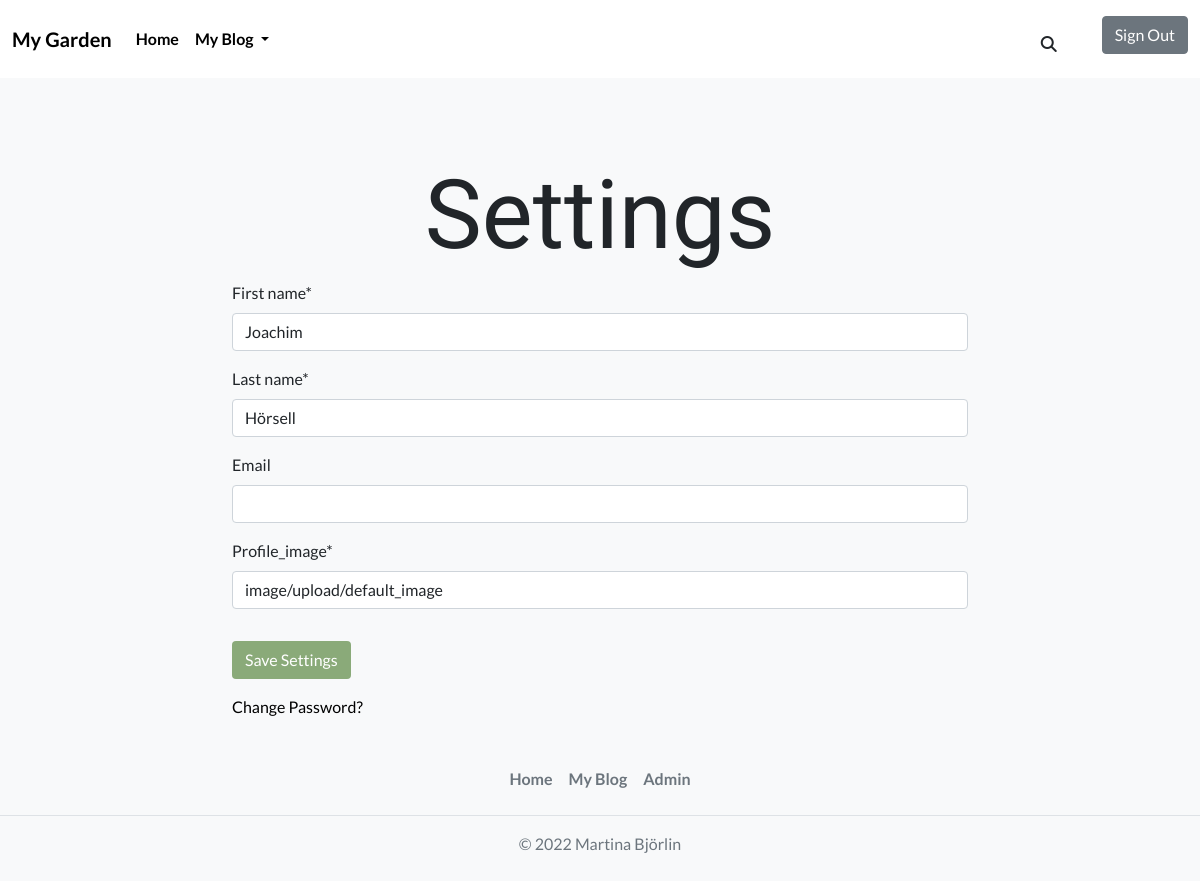
The app's page /settings/9/ (signed in), older data.
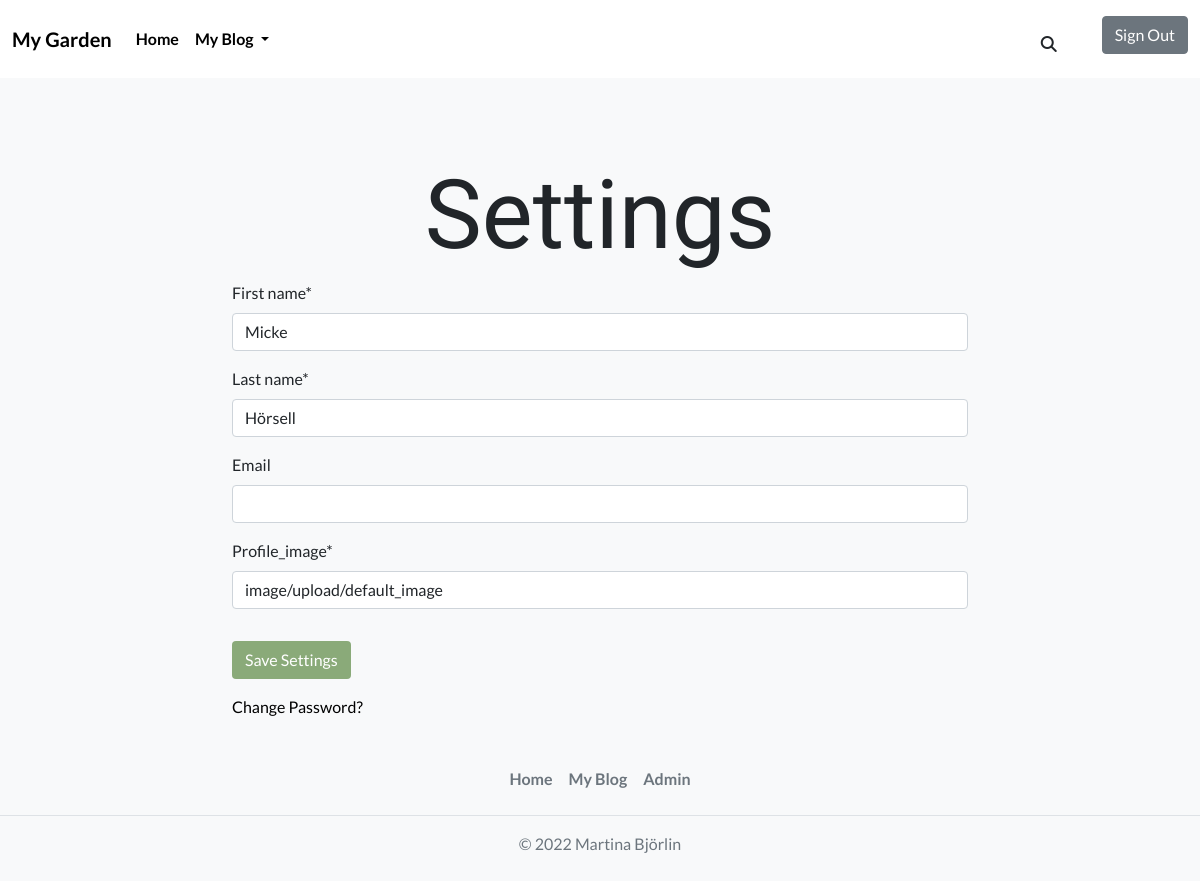
The same page, newer data.
### profiles/models.py (models this page shows, shortened)
class Profile(models.Model):
    user = models.OneToOneField(
        User,
        on_delete=models.CASCADE,
        )
    first_name = models.CharField(max_length=150)
    last_name = models.CharField(max_length=150)
    profile_img = CloudinaryField('profile_image', default='default_image')
    email = models.EmailField(blank=True, null=True, unique=True)

### profiles/views.py (the view, shortened to what this page needs)
# urls.py: path('<pk>/', views.SettingsView.as_view(), name='settings'),
class SettingsView(LoginRequiredMixin, UpdateView, SuccessMessageMixin):
    model = Profile
    form_class = SettingsForm
    template_name = 'user_settings.html'
    queryset = Profile.objects.all()
    def get_context_data(self, **kwargs):
        context = super(SettingsView, self).get_context_data(**kwargs)
        user = self.request.user.profile
        context['SettingsForm'] = Profile(
            {'first_name': user.first_name,
            'last_name':  user.last_name,
            'profile_img': user.profile_img,
            })
        return context

### profiles/forms.py
class SettingsForm(forms.ModelForm):
    class Meta:
        model = Profile
        fields = ('first_name', 'last_name', 'email', 'profile_img')

### profiles/templates/user_settings.html (shortened to what this page needs)
{% extends 'base.html' %}
{% load static %}
{% load crispy_forms_tags %}
{% block content %}
<div class="row justify-content-center">
    <div class="col-lg-8 col-md-12 col-sm-12">
        <div id="settings-wrapper">
            <h1 class="settings-header">Settings</h1>
            <form method="POST">
                {{ form |crispy}}
                <div class="d-grid d-lg-block mb-2">
                <button class="btn btn-edit mb-2 mt-3" type="submit">Save Settings</button>
                </div>
            </form>
            <a href="{% url 'account_change_password' %}">Change Password?</a>
        </div>
    </div>
</div>
{% endblock %}

### templates/base.html (shortened to what this page needs)
{% load static %}
<!DOCTYPE html>
<html lang="en">
<head>
  <link href="https://cdn.jsdelivr.net/npm/bootstrap@5.0.2/dist/css/bootstrap.min.css" rel="stylesheet"
>
  <link rel="stylesheet" href="{% static 'css/style.css' %}">
</head>
<body class="bg-light">
  <header>
    <nav class="navbar navbar-expand-lg navbar-white bg-white">
      <div class="container-fluid">
        <a class="navbar-brand" href="{% url 'index' %}">My Garden</a>
        <div class="collapse navbar-collapse text-sm-center" id="navbarSupportedContent">
          <ul class="navbar-nav me-auto mb-2 mb-lg-0">
            <li class="nav-item">
              <a class="nav-link active" aria-current="page" href="{% url 'index' %}">Home</a>
            </li>
            {% if request.user.is_authenticated %}
            <li class="nav-item dropdown">
              <a class="nav-link dropdown-toggle" href="#" id="navbarDropdown" role="button" data-bs-toggle="dropdown"
                aria-expanded="false">
                My Blog
              </a>
            </li>
            {% endif %}
          </ul>
          <form class="d-grid d-sm-inline d-lg-flex" id="search-form" method="GET" action="{% url 'search' %}">
            <button class="btn pt-3" id="btn-search" type="button"><i class="fas fa-search"></i></button>
          </form>
          <ul>
            {% if request.user.is_authenticated %}
              <a class="btn btn-secondary mt-2" href="{% url 'account_logout' %}">Sign Out</a>
            {% else %}
              <a class="btn btn-secondary mt-2" href="{% url 'account_login' %}">Sign Up</a>
            {% endif %}
          </ul>
        </div>
      </div>
    </nav>
  </header>
  <div id="content-wrapper" class="container">
    {% block content %}
    {% endblock %}
  </div>
</body>
<footer class="py-3 my-4">
  <ul class="nav justify-content-center border-bottom pb-3 mb-3">
    <li class="nav-item"><a href="{% url 'index' %}" class="nav-link px-2 text-muted">Home</a></li>
    {% if request.user.is_authenticated %}
    <li class="nav-item"><a href="{% url 'my_blog' %}" class="nav-link px-2 text-muted">My Blog</a></li>
    {% endif %}
    <li class="nav-item"><a href="{% url 'admin:index' %}" class="nav-link px-2 text-muted">Admin</a></li>
  </ul>
  <p class="text-center text-muted">© 2022 Martina Björlin</p>
</footer>
</html>

### static/css/style.css (style rules this page uses)
h1 { font-family: 'Amatic SC', cursive; font-size: 6rem; }
body { font-family: 'Lato', sans-serif; }
a { text-decoration: none; text-align: center; color: black; }
#content-wrapper { margin-top: 5rem }
#btn-search { box-shadow: none; }
.navbar-brand { font-weight: bold; }
.nav-link { color:black; font-weight: bold; }
.btn-edit { background-color: #8aaa79; color: white; }
.settings-header { text-align: center; }

Row changes from the older to the newer data that the page shows:
changed Profile "Hörsell": first_name "Joachim" → "Micke"
